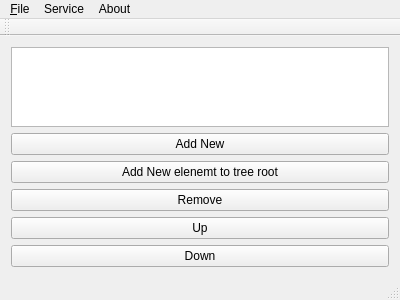
<?xml version="1.0" encoding="UTF-8"?>
<ui version="4.0">
 <class>MainWindow</class>
 <widget class="QMainWindow" name="MainWindow">
  <property name="geometry">
   <rect>
    <x>0</x>
    <y>0</y>
    <width>400</width>
    <height>300</height>
   </rect>
  </property>
  <property name="windowTitle">
   <string>MainWindow</string>
  </property>
  <widget class="QWidget" name="centralWidget">
   <layout class="QVBoxLayout" name="verticalLayout">
    <item>
     <widget class="QTreeView" name="tagsTreeView"/>
    </item>
    <item>
     <widget class="QPushButton" name="pushButton_AddNew">
      <property name="text">
       <string>Add New</string>
      </property>
     </widget>
    </item>
    <item>
     <widget class="QPushButton" name="pushButton_AddNewToRoot">
      <property name="text">
       <string>Add New elenemt to tree root</string>
      </property>
     </widget>
    </item>
    <item>
     <widget class="QPushButton" name="pushButton_Remove">
      <property name="text">
       <string>Remove</string>
      </property>
     </widget>
    </item>
    <item>
     <widget class="QPushButton" name="pushButton_Up">
      <property name="text">
       <string>Up</string>
      </property>
     </widget>
    </item>
    <item>
     <widget class="QPushButton" name="pushButton_Down">
      <property name="text">
       <string>Down</string>
      </property>
     </widget>
    </item>
   </layout>
  </widget>
  <widget class="QMenuBar" name="menuBar">
   <property name="geometry">
    <rect>
     <x>0</x>
     <y>0</y>
     <width>400</width>
     <height>20</height>
    </rect>
   </property>
   <widget class="QMenu" name="menuAbout">
    <property name="title">
     <string>About</string>
    </property>
    <addaction name="actionAbout"/>
    <addaction name="actionAboutQt"/>
   </widget>
   <widget class="QMenu" name="menuService">
    <property name="title">
     <string>Service</string>
    </property>
    <addaction name="actionSetFont"/>
   </widget>
   <widget class="QMenu" name="menu_File">
    <property name="title">
     <string>&amp;File</string>
    </property>
    <addaction name="actionNew"/>
    <addaction name="actionOpen"/>
    <addaction name="actionSave"/>
   </widget>
   <addaction name="menu_File"/>
   <addaction name="menuService"/>
   <addaction name="menuAbout"/>
  </widget>
  <widget class="QToolBar" name="mainToolBar">
   <attribute name="toolBarArea">
    <enum>TopToolBarArea</enum>
   </attribute>
   <attribute name="toolBarBreak">
    <bool>false</bool>
   </attribute>
  </widget>
  <widget class="QStatusBar" name="statusBar"/>
  <action name="actionAbout">
   <property name="text">
    <string>About</string>
   </property>
  </action>
  <action name="actionAboutQt">
   <property name="text">
    <string>About Qt</string>
   </property>
  </action>
  <action name="actionSetFont">
   <property name="text">
    <string>Set Font</string>
   </property>
  </action>
  <action name="actionNew">
   <property name="text">
    <string>New</string>
   </property>
  </action>
  <action name="actionOpen">
   <property name="text">
    <string>Open</string>
   </property>
  </action>
  <action name="actionSave">
   <property name="text">
    <string>Save</string>
   </property>
  </action>
 </widget>
 <layoutdefault spacing="6" margin="11"/>
 <resources/>
 <connections/>
</ui>
